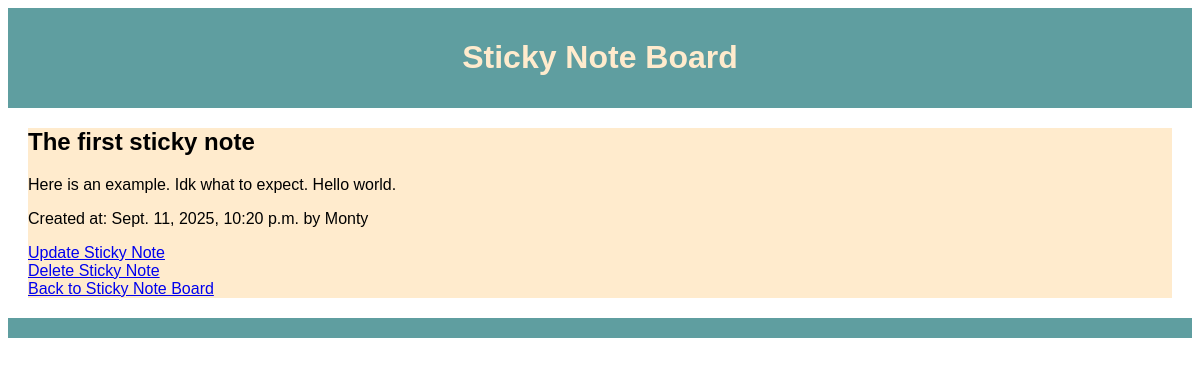
/note/1/, run on the app's committed database.
### notes/models.py (models this page shows, shortened)
class Note(models.Model):
    title = models.CharField(max_length=255)
    content = models.TextField()
    created_at = models.DateTimeField(auto_now_add=True)
    author = models.ForeignKey("Author", on_delete=models.CASCADE, null=True,
                               blank=True)

class Author(models.Model):
    name = models.CharField(max_length=127)
    def __str__(self):
        return self.name

### notes/views.py (the view)
# urls.py: path("note/<int:pk>/", show_one_note, name="show_one_note"),
def show_one_note(request, pk):
    note = get_object_or_404(Note, pk=pk)
    return render(request, "notes/show_one_note.html", {"note": note})

### notes/templates/notes/show_one_note.html (shortened to what this page needs)
{% extends 'base.html' %}
{% block content %}
  <h2>
    {{ note.title }}
  </h2>
  <p>
    {{ note.content }}
  </p>
  <p>
    Created at: {{ note.created_at }} by {{ note.author }}
  </p>
  <a href="{% url 'update_note' pk=note.pk %}">Update Sticky Note</a>
  <br>
  <a href="{% url 'delete_note' pk=note.pk %}">Delete Sticky Note</a>
  <br>
  <a href="{% url 'show_all_notes' %}">Back to Sticky Note Board</a>
{% endblock %}

### notes/static/notes/styles.css (style rules this page uses)
body { font-family: "Arial", sans-serif; }

### data on the page
Note: title "The first sticky note", content "Here is an example. Idk what to expect. Hello world.", created_at "Sept. 11, 2025, 10:20 p.m.", author "Monty"
